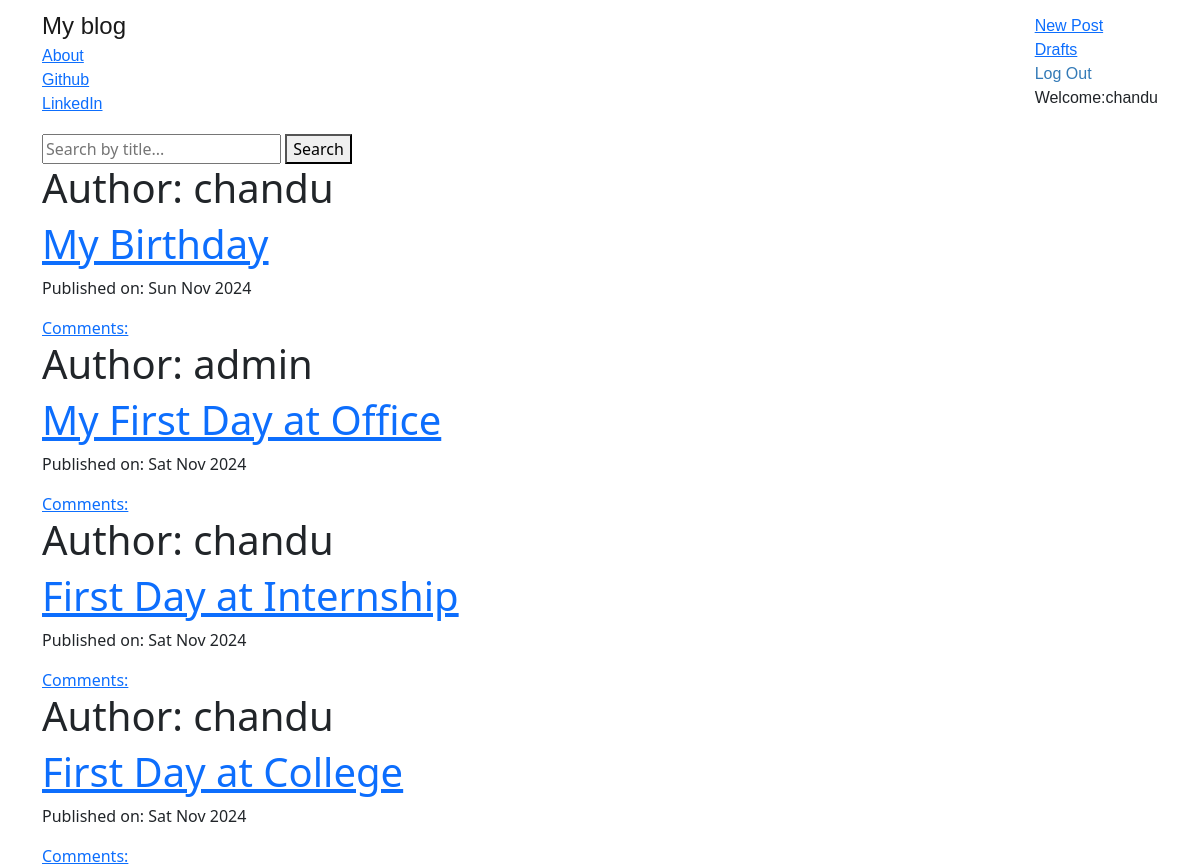
The page / (signed in) on the database its author committed.
### blog/models.py (models this page shows, shortened)
class Post(models.Model):
    author=models.ForeignKey('auth.User',on_delete=models.CASCADE)
    title=models.CharField(max_length=256)
    text=models.TextField()
    created_date=models.DateTimeField(default=timezone.now())
    published_date=models.DateTimeField(blank=True,null=True)

### blog/views.py (the view)
# urls.py: path('', Post_List_View.as_view(template_name='blog/post_list.html'), name='post_list'),
class Post_List_View(ListView):
    model = Post
    template_name = "blog/post_list.html"  # Explicitly specify the template (optional)
    def get_queryset(self):
        query = self.request.GET.get('q')  # Get the search query from the URL parameters
        queryset = Post.objects.filter(published_date__lte=timezone.now()).order_by('-published_date')
        if query:
            queryset = queryset.filter(Q(title__icontains=query))  # Filter by title
        return queryset

### blog/templates/blog/post_list.html
{% extends "blog/base.html" %}
{% block content %}
<div class="centerstage">
    <form method="get" action="">
        <input type="text" name="q" placeholder="Search by title..." value="{{ request.GET.q }}">
        <button type="submit">Search</button>
    </form>
    {% for post in post_list %}
    <div class="post">
        <h1>Author: {{ post.author }}</h1>
        <h1><a href="{% url 'post_detail' pk=post.pk %}">{{ post.title }}</a></h1>
        <div class="date">
            <p>Published on: {{ post.published_date|date:"D M Y" }}</p>
        </div>
        <a href="{% url 'post_detail' pk=post.pk %}">Comments: {{ post.approved_comments.count }}</a>
    </div>
    {% empty %}
    <p>No posts found matching your search.</p>
    {% endfor %}
</div>
{% endblock %}

### blog/templates/blog/base.html (shortened to what this page needs)
<!DOCTYPE html>
{% load static %}
<html lang="en">
<head>
<link href="https://cdn.jsdelivr.net/npm/bootstrap@5.2.0/dist/css/bootstrap.min.css" rel="stylesheet">
    <link rel="stylesheet" href="//cdn.jsdelivr.net/medium-editor/latest/css/medium-editor.min.css" type="text/css" media="screen" charset="utf-8">
    <link rel="stylesheet" href="{%static 'css/blog.css'%}">
</head>
<body>
    <nav class="navbar navbar-default techfont custom-navbar">
        <div class="container">
            <ul class="nav navbar-nav">
            <li><a class="navbar-brand bigbrand" href="{%url 'post_list'%}">My blog</a></li>
            <li><a href="{%url 'about'%}">About</a></li>
            <li><a href="https://www.github.com">Github</a></li>
            <li><a href="https://www.linked.in">LinkedIn</a></li>
        </ul>
        <ul class="nav navbar-nav navbar-right">
            {%if user.is_authenticated%}
            <li>
                <a href="{%url 'post_new'%}">New Post</a>
            </li>
            <li>
                <a href="{%url 'post_draft_list'%}">Drafts</a>
            </li>
            <form action="{% url 'logout' %}" method="post" style="display:inline;">
                <button type="submit" class="btn btn-link" style="padding: 0; border: none; background: none; color: #337ab7; text-decoration: none;">Log Out</button>
            </form>
            <li>
                <a >Welcome:{{user.username}}</a>
            </li>
            {%else%}
            <li><a class="nav navbar-right" href="{%url 'login'%}"><i class="bi bi-box-arrow-in-left"></i></a></li>
            {%endif%}
        </ul>
            </div>
    </nav>
    <div class="content container">
        <div class="row">
            <div class="col-md-8">
                <div class="blog_posts">
                    {%block content%}
                    {%endblock%}
                </div>
            </div>
        </div>
    </div>
</body>
</html>

### blog/static/css/blog.css (style rules this page uses)
.techfont { font-family: 'Russo One',sans-serif; font-size: 1.5 em; margin-bottom: 10px; }
.bigbrand { font-size: 1.5em; }
.centerstage { margin-left: auto; margin-right:auto; }

### rows shown on the page
Post: author "chandu", title "My Birthday", published_date "Sun Nov 2024"
Post: author "admin", title "My First Day at Office", published_date "Sat Nov 2024"
Post: author "chandu", title "First Day at Internship", published_date "Sat Nov 2024"
Post: author "chandu", title "First Day at College", published_date "Sat Nov 2024"

### other values the page prints
{{ user.username }} "chandu"
